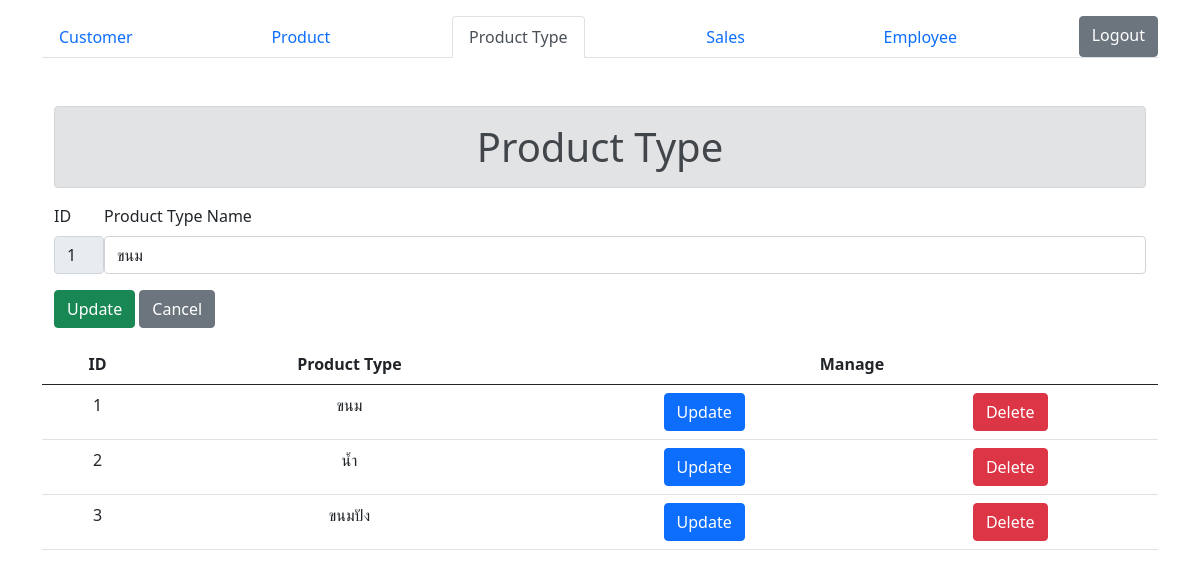
Page /product-type.php?id=1&ptype=ขนม (signed in) on the committed database.
### tables this page shows
CREATE TABLE `product_type` (
  `pdt_id` int(11) NOT NULL,
  `pdt_name` varchar(20) NOT NULL
);

### product-type.php (the view, shortened to what this page needs)
<?php
    include('connection.php');
?>
<!DOCTYPE html>
<html lang="en">
<head>
    <link rel="stylesheet" href="https://stackpath.bootstrapcdn.com/bootstrap/5.0.0-alpha1/css/bootstrap.min.css">
</head>
<body>
    <div class="container mt-3 align-items-center">
    <ul class="nav nav-tabs d-flex justify-content-between">
            <li class="nav-item">
                <a class="nav-link" href="index.php">Customer</a>
            </li>
            <li class="nav-item">
                <a class="nav-link " href="product.php">Product</a>
            </li>
            <li class="nav-item">
                <a class="nav-link active" aria-current="page" href="product-type.php">Product Type</a>
            </li>
            <li class="nav-item">
                <a class="nav-link" href="sales.php">Sales</a>
            </li>
            <li class="nav-item">
                <a class="nav-link" href="employee.php">Employee</a>
            </li>
            <a href="logout.php" role="button" class="btn btn-secondary float-end">Logout</a>
        </ul>
        <div class="container mt-5">
            <h1 class="text-center alert alert-secondary">Product Type</h1>
            <?php
                if(isset($_GET['id'])) {
                    echo '<form action="update.php?form=product_type" method="POST">';
                }else {
                    echo '<form action="insert.php?form=product_type" method="POST">';
                }
            ?>
                <div class="d-flex flew-row">
                    <?php
                        if(isset($_GET['id'])) {
                            echo '
                            <div class="mr-3" style="width: 50px;">
                                <label for="id" class="form-label">ID</label>
                                <input class="form-control" type="text" name="id" value="'. $_GET['id']. '" readonly>
                            </div>
                            ';
                        }
                    ?>
                    <div class="flex-grow-1">
                        <label for="ptype" class="form-label">Product Type Name</label>
                        <input class="form-control" type="text" name="ptype" value="<?php if(isset($_GET['ptype'])) { echo $_GET['ptype']; unset($_GET['ptype']); }?>">
                    </div>
                </div>
                <input class="btn btn-success mt-3" type="submit" value="<?php if(isset($_GET['id'])) { echo "Update";} else {echo "Insert"; } ?>">
                <?php
                    if(isset($_GET['id'])) {
                        echo '<a href="product-type.php" role="button" class="btn btn-secondary mt-3">Cancel</a>';
                    }
                ?>
            </form>
        </div>
        <table class="table mt-3">
            <thead>
                <tr>
                    <th class="text-center">ID</th>
                    <th class="text-center">Product Type</th>
                    <th colspan="2" class="text-center">Manage</th>
                </tr>
            </thead>
            <tbody>
                <?php
                    $sql = "Select * from product_type;";
                    $result = $con->query($sql);
                    if($result->num_rows > 0) {
                        while($row = $result->fetch_assoc()) {
                            echo "<tr>";
                                echo '<td class="text-center">'. $row['pdt_id'] . '</td>';
                                echo '<td class="text-center">'. $row['pdt_name'] . '</td>';
                                echo '<td class="text-center"><a role="button" class="btn btn-primary" href="product-type.php?id=' . $row['pdt_id'] .'&ptype='.$row['pdt_name'].'">Update</a></td>';
                                echo '<td class="text-center"><a role="button" class="btn btn-danger" href="delete.php?id=' . $row['pdt_id'] .'&form=product_type">Delete</a></td>';
                            echo '</tr>';
                        }
                    }else {
                        echo '<td class="text-center" colspan="3">No Data in Table</td>';
                    }
                ?>
            </tbody>
        </table>
    </div>
</body>
</html>

### rows in the picture
product_type: pdt_id "1", pdt_name "ขนม"
product_type: pdt_id "2", pdt_name "น้ำ"
product_type: pdt_id "3", pdt_name "ขนมปัง"
